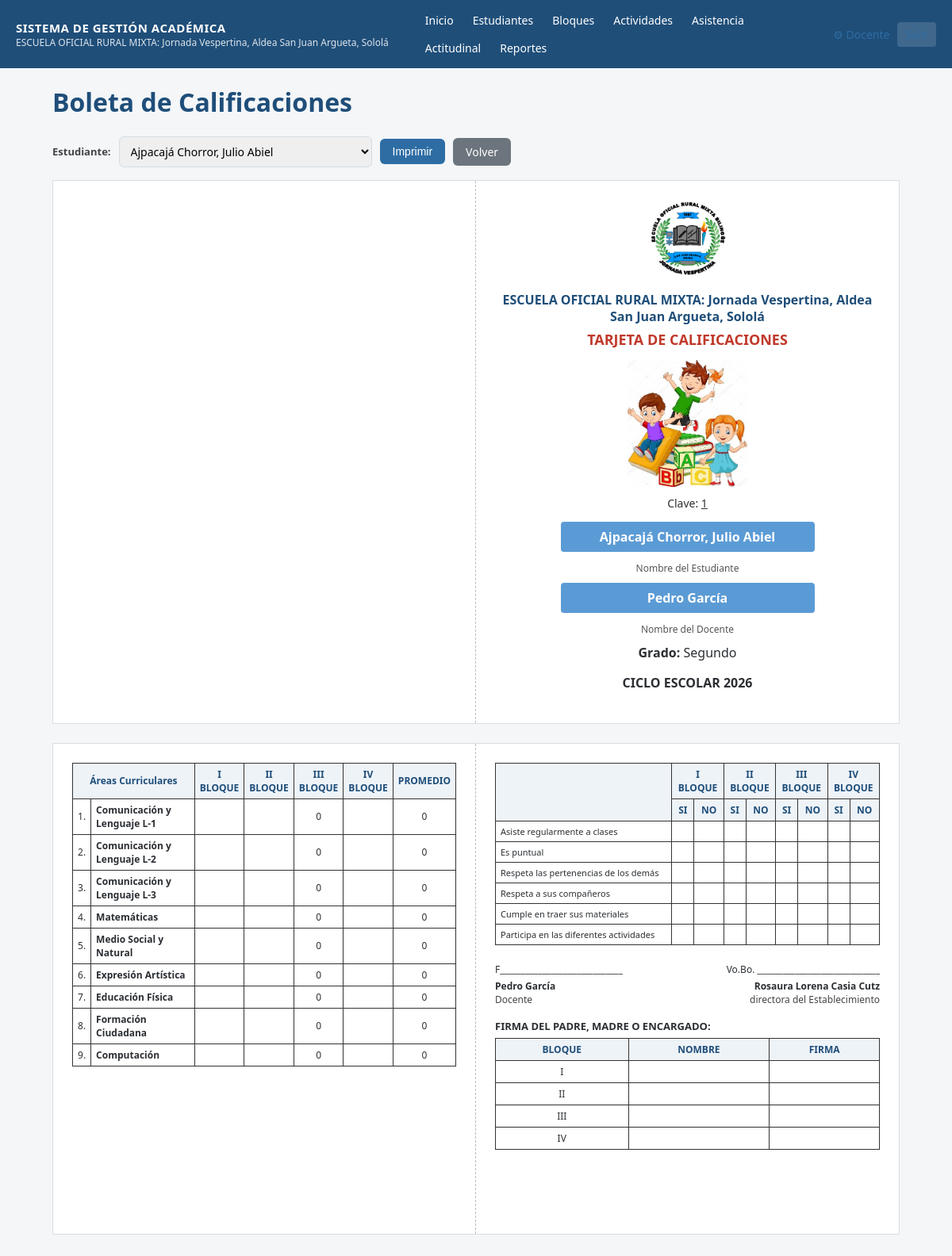
/reportes/final/1 (signed in), run on the app's committed database.
### tables this page shows
CREATE TABLE configuracion (
    clave TEXT PRIMARY KEY,
    valor TEXT
);

CREATE TABLE estudiantes (
    id INTEGER PRIMARY KEY AUTOINCREMENT,
    clave TEXT UNIQUE NOT NULL,
    nombres TEXT NOT NULL,
    apellidos TEXT NOT NULL,
    grado TEXT NOT NULL DEFAULT 'Segundo Grado',
    seccion TEXT NOT NULL DEFAULT 'A',
    estado TEXT NOT NULL DEFAULT 'activo'
);

CREATE TABLE areas (
    id INTEGER PRIMARY KEY AUTOINCREMENT,
    nombre TEXT NOT NULL,
    codigo TEXT UNIQUE NOT NULL,
    orden INTEGER NOT NULL DEFAULT 0,
    estado TEXT NOT NULL DEFAULT 'activo'
);

CREATE TABLE bloques (
    id INTEGER PRIMARY KEY AUTOINCREMENT,
    nombre TEXT NOT NULL,
    numero INTEGER NOT NULL UNIQUE,
    fecha_inicio TEXT,
    fecha_fin TEXT,
    estado TEXT NOT NULL DEFAULT 'activo'
);

CREATE TABLE criterios_actitudinales (
    id INTEGER PRIMARY KEY AUTOINCREMENT,
    nombre TEXT NOT NULL,
    orden INTEGER NOT NULL DEFAULT 0
);

### app.py (the view)
@app.route("/reportes/final/<int:estudiante_id>")
@login_required
def reporte_final(estudiante_id):
    estudiante = query("SELECT * FROM estudiantes WHERE id=?", (estudiante_id,), one=True)
    areas = query("SELECT * FROM areas ORDER BY orden")
    bloques = query("SELECT * FROM bloques ORDER BY numero")
    criterios = query("SELECT * FROM criterios_actitudinales ORDER BY orden")
    actividades = query("SELECT id, area_id, bloque_id FROM actividades")
    tabla = []
    for area in areas:
        fila = {"area": area, "bloques": {}, "valores": []}
        for bloque in bloques:
            acts = [a for a in actividades if a["area_id"] == area["id"] and a["bloque_id"] == bloque["id"]]
            if not acts:
                fila["bloques"][bloque["id"]] = None
                continue
            total = sum(subtotal_actividad(estudiante_id, a["id"]) for a in acts)
            fila["bloques"][bloque["id"]] = total
            fila["valores"].append(total)
        fila["promedio"] = round(sum(fila["valores"]) / len(fila["valores"]), 1) if fila["valores"] else None
        tabla.append(fila)
    actitud = query(
        """SELECT criterio_id, bloque_id, resultado FROM evaluaciones_actitudinales
           WHERE estudiante_id=?""", (estudiante_id,),
    )
    matriz_actitud = {}
    for r in actitud:
        matriz_actitud.setdefault(r["criterio_id"], {})[r["bloque_id"]] = r["resultado"]
    todos_estudiantes = query("SELECT * FROM estudiantes WHERE estado='activo' ORDER BY apellidos, nombres")
    return render_template(
        "reporte_final.html", estudiante=estudiante, areas=areas, bloques=bloques,
        tabla=tabla, criterios=criterios, matriz_actitud=matriz_actitud,
        todos_estudiantes=todos_estudiantes,
    )

### app.py (called while the page is built)
@app.template_filter("numfmt")
def numfmt(v):
    if v is None or v == "":
        return ""
    try:
        f = float(v)
    except (TypeError, ValueError):
        return v
    return str(int(f)) if f == int(f) else ("%g" % f)

def get_db():
    if "db" not in g:
        g.db = sqlite3.connect(DB_PATH)
        g.db.row_factory = sqlite3.Row
        g.db.execute("PRAGMA foreign_keys = ON")
    return g.db

def query(sql, args=(), one=False):
    cur = get_db().execute(sql, args)
    rows = cur.fetchall()
    return (rows[0] if rows else None) if one else rows

def login_required(view):
    @wraps(view)
    def wrapped(*args, **kwargs):
        if not session.get("usuario_id"):
            return redirect(url_for("login"))
        return view(*args, **kwargs)
    return wrapped

@app.context_processor
def inject_globals():
    cfg = {row["clave"]: row["valor"] for row in query("SELECT clave, valor FROM configuracion")}
    return dict(config=cfg, docente_nombre=session.get("nombre"))

def subtotal_actividad(estudiante_id, actividad_id):
    row = query(
        """SELECT COALESCE(SUM(c.calificacion),0) total FROM calificaciones c
           JOIN aspectos a ON a.id=c.aspecto_id WHERE a.actividad_id=? AND c.estudiante_id=?""",
        (actividad_id, estudiante_id), one=True,
    )
    return row["total"] if row else 0

### templates/reporte_final.html (shortened to what this page needs)
{% extends "base.html" %}
{% block content %}
<h1 class="no-print">Boleta de Calificaciones</h1>
<div class="no-print" style="display:flex; gap:10px; align-items:center; margin-bottom:16px; flex-wrap:wrap;">
    <label>Estudiante:</label>
    <select onchange="window.location='{{ url_for('reporte_final', estudiante_id=0) }}'.replace('0', this.value)">
        {% for e in todos_estudiantes %}
        <option value="{{ e.id }}" {{ 'selected' if e.id == estudiante.id else '' }}>{{ e.apellidos }}, {{ e.nombres }}</option>
        {% endfor %}
    </select>
    <button class="btn" type="button" onclick="window.print()">Imprimir</button>
    <a class="btn btn-secondary" href="{{ url_for('reportes_index') }}">Volver</a>
</div>
<div class="boleta-wrap">
<div class="boleta-hoja">
    <div class="boleta-mitad boleta-blank"></div>
    <div class="boleta-mitad boleta-portada">
        <img class="boleta-logo" src="{{ url_for('static', filename='img/LogEsc.png') }}"
             alt="Logo de la escuela" onerror="this.style.display='none'">
        <p class="boleta-escuela">{{ config.get('nombre_establecimiento','') }}</p>
        <p class="boleta-titulo">TARJETA DE CALIFICACIONES</p>
        <div class="boleta-portada-datos">
            <img class="boleta-ilustracion" src="{{ url_for('static', filename='img/Boys.jpg') }}"
                 alt="" onerror="this.style.display='none'">
            <p class="boleta-clave">Clave: <u>{{ estudiante.clave }}</u></p>
        </div>
        <div class="boleta-caja">{{ estudiante.apellidos }}, {{ estudiante.nombres }}</div>
        <p class="boleta-caption">Nombre del Estudiante</p>
        <div class="boleta-caja">{{ config.get('nombre_docente','') }}</div>
        <p class="boleta-caption">Nombre del Docente</p>
        <p class="boleta-grado"><strong>Grado:</strong> {{ estudiante.grado }}</p>
        <p class="boleta-ciclo">CICLO ESCOLAR {{ config.get('ciclo_escolar','') }}</p>
    </div>
</div>
<div class="boleta-hoja">
    <div class="boleta-mitad boleta-notas">
        <table class="boleta-tabla-notas">
            <tr>
                <th colspan="2">Áreas Curriculares</th>
                <th>I<br>BLOQUE</th>
                <th>II<br>BLOQUE</th>
                <th>III<br>BLOQUE</th>
                <th>IV<br>BLOQUE</th>
                <th>PROMEDIO</th>
            </tr>
            {% for fila in tabla %}
            <tr>
                <td class="boleta-num">{{ loop.index }}.</td>
                <td class="boleta-area-nombre">{{ fila.area.nombre }}</td>
                {% for b in bloques %}
                <td>{{ fila.bloques[b.id]|numfmt if fila.bloques[b.id] is not none else '' }}</td>
                {% endfor %}
                <td>{{ fila.promedio|numfmt if fila.promedio is not none else '' }}</td>
            </tr>
            {% endfor %}
        </table>
    </div>
    <div class="boleta-mitad boleta-actitud">
        <table class="boleta-tabla-actitud">
            <tr>
                <th rowspan="2"></th>
                <th colspan="2">I<br>BLOQUE</th>
                <th colspan="2">II<br>BLOQUE</th>
                <th colspan="2">III<br>BLOQUE</th>
                <th colspan="2">IV<br>BLOQUE</th>
            </tr>
            <tr>
                {% for b in bloques %}<th>SI</th><th>NO</th>{% endfor %}
            </tr>
            {% for c in criterios %}
            <tr>
                <td class="boleta-criterio">{{ c.nombre }}</td>
                {% for b in bloques %}
                    {% set resultado = matriz_actitud.get(c.id, {}).get(b.id) %}
                    <td>{{ 'X' if resultado == 'Si' else '' }}</td>
                    <td>{{ 'X' if resultado == 'No' else '' }}</td>
                {% endfor %}
            </tr>
            {% endfor %}
        </table>
        <div class="boleta-firmas">
            <div class="boleta-firmas-linea">
                <span>F_____________________________</span>
                <span>Vo.Bo. _____________________________</span>
            </div>
            <div class="boleta-firmas-nombres">
                <span>{{ config.get('nombre_docente','') }}</span>
                <span>{{ config.get('nombre_directora','') }}</span>
            </div>
            <div class="boleta-firmas-cargos">
                <span>Docente</span>
                <span>directora del Establecimiento</span>
            </div>
        </div>
        <p class="boleta-firma-padres-titulo"><strong>FIRMA DEL PADRE, MADRE O ENCARGADO:</strong></p>
        <table class="boleta-tabla-firmas">
            <tr><th>BLOQUE</th><th>NOMBRE</th><th>FIRMA</th></tr>
            {% for b in bloques %}
            <tr><td>{{ ['I','II','III','IV'][loop.index0] }}</td><td></td><td></td></tr>
            {% endfor %}
        </table>
    </div>
</div>
</div>
{% endblock %}

### templates/base.html (shortened to what this page needs)
<!DOCTYPE html>
<html lang="es">
<head>
<link rel="stylesheet" href="{{ url_for('static', filename='style.css') }}">
</head>
<body>
{% if session.get('usuario_id') %}
<header class="topbar no-print">
    <div class="brand">
        <span class="brand-title">SISTEMA DE GESTIÓN ACADÉMICA</span>
        <span class="brand-sub">{{ config.get('nombre_establecimiento','') }}</span>
    </div>
    <nav>
        <a href="{{ url_for('dashboard') }}">Inicio</a>
        <a href="{{ url_for('estudiantes_lista') }}">Estudiantes</a>
        <a href="{{ url_for('bloques') }}">Bloques</a>
        <a href="{{ url_for('actividades_lista') }}">Actividades</a>
        <a href="{{ url_for('asistencia') }}">Asistencia</a>
        <a href="{{ url_for('actitudinal') }}">Actitudinal</a>
        <a href="{{ url_for('reportes_index') }}">Reportes</a>
    </nav>
    <div class="user-box">
        <a href="{{ url_for('configuracion') }}" title="Mi cuenta y áreas/cursos">⚙ {{ docente_nombre }}</a>
        <a href="{{ url_for('logout') }}" class="logout">Salir</a>
    </div>
</header>
{% endif %}
<main class="container">
    {% block content %}{% endblock %}
</main>
</body>
</html>

### static/style.css (style rules this page uses)
:root { --azul: #1f4e79; --azul-claro: #2e6da4; --gris: #f4f6f8; --borde: #d7dde3; --verde: #2e7d32; --rojo: #c62828; --texto: #2b2f33; }
* { box-sizing: border-box; }
body { margin: 0; font-family: "Segoe UI", Arial, sans-serif; background: var(--gris); color: var(--texto); }
a { color: var(--azul-claro); text-decoration: none; }
.topbar { background: var(--azul); color: #fff; display: flex; align-items: center; flex-wrap: wrap; gap: 16px; padding: 10px 20px; }
.brand { display: flex; flex-direction: column; margin-right: 20px; }
.brand-title { font-weight: 700; font-size: 15px; letter-spacing: .5px; }
.brand-sub { font-size: 12px; opacity: .85; }
.topbar nav { display: flex; flex-wrap: wrap; gap: 4px; flex: 1; }
.topbar nav a { color: #fff; padding: 6px 10px; border-radius: 4px; font-size: 14px; }
.user-box { display: flex; align-items: center; gap: 10px; font-size: 14px; }
.logout { background: rgba(255,255,255,.15); padding: 6px 10px; border-radius: 4px; }
.container { max-width: 1100px; margin: 20px auto; padding: 0 16px 60px; }
h1, h2, h3 { color: var(--azul); }
table { border-collapse: collapse; width: 100%; background: #fff; font-size: 14px; }
table th, table td { border: 1px solid var(--borde); padding: 8px 10px; text-align: left; }
table th { background: #eef3f8; color: var(--azul); }
.btn { display: inline-block; background: var(--azul-claro); color: #fff; border: none; padding: 8px 16px; border-radius: 6px; cursor: pointer; font-size: 14px; }
.btn-secondary { background: #6c757d; }
label { font-size: 13px; font-weight: 600; color: #444; }
input, select, textarea { padding: 8px 10px; border: 1px solid var(--borde); border-radius: 6px; font-size: 14px; font-family: inherit; }
.boleta-wrap { max-width: 1100px; margin: 0 auto; }
.boleta-hoja { display: flex; border: 1px solid var(--borde); margin-bottom: 24px; min-height: 620px; background: #fff; }
.boleta-mitad { width: 50%; padding: 24px; box-sizing: border-box; }
.boleta-mitad:first-child { border-right: 1px dashed #bbb; }
.boleta-portada { text-align: center; }
.boleta-logo { max-width: 110px; max-height: 110px; object-fit: contain; margin-bottom: 8px; }
.boleta-escuela { color: #1f4e79; font-weight: 700; font-size: 16px; margin: 4px 0; line-height: 1.3; }
.boleta-titulo { color: #c0392b; font-weight: 700; font-size: 18px; margin: 6px 0 14px; }
.boleta-portada-datos { position: relative; margin-bottom: 14px; }
.boleta-ilustracion { max-width: 160px; max-height: 160px; object-fit: contain; }
.boleta-clave { font-size: 14px; margin-top: 6px; }
.boleta-caja { background: #5b9bd5; color: #fff; font-weight: 600; padding: 8px 12px; border-radius: 4px; margin: 10px auto 2px; max-width: 320px; }
.boleta-caption { font-size: 12px; color: #555; margin-bottom: 10px; }
.boleta-grado { margin-top: 10px; }
.boleta-ciclo { font-weight: 700; margin-top: 16px; }
.boleta-tabla-notas, .boleta-tabla-actitud, .boleta-tabla-firmas { width: 100%; border-collapse: collapse; font-size: 12px; }
.boleta-tabla-notas th, .boleta-tabla-notas td, .boleta-tabla-actitud th, .boleta-tabla-actitud td, .boleta-tabla-firmas th, .boleta-tabla-firmas td { border: 1px solid #333; padding: 5px 6px; text-align: center; }
.boleta-area-nombre { text-align: left !important; font-weight: 600; }
.boleta-num { width: 20px; }
.boleta-criterio { text-align: left !important; font-size: 11px; }
.boleta-firmas { margin: 22px 0 14px; font-size: 12px; }
.boleta-firmas-linea, .boleta-firmas-nombres, .boleta-firmas-cargos { display: flex; justify-content: space-between; gap: 10px; }
.boleta-firmas-nombres { font-weight: 700; margin-top: 4px; }
.boleta-firmas-cargos { color: #444; margin-bottom: 6px; }
.boleta-firma-padres-titulo { font-size: 13px; margin: 16px 0 6px; }

### data on the page
configuracion: get "ESCUELA OFICIAL RURAL MIXTA: Jornada Vespertina, Aldea San Juan Argueta, Sololá"
estudiantes: clave "1", apellidos "Ajpacajá Chorror", nombres "Julio Abiel", grado "Segundo"
configuracion: get "Pedro García"
configuracion: get "2026"
areas: area.nombre "Comunicación y Lenguaje L-1"
bloques: index0 "I"
bloques: index0 "II"
bloques: bloques "0", index0 "III"
bloques: index0 "IV"
areas: area.nombre "Comunicación y Lenguaje L-2"
areas: area.nombre "Comunicación y Lenguaje L-3"
areas: area.nombre "Matemáticas"
areas: area.nombre "Medio Social y Natural"
areas: area.nombre "Expresión Artística"
areas: area.nombre "Educación Física"
areas: area.nombre "Formación Ciudadana"
areas: area.nombre "Computación"
criterios_actitudinales: nombre "Asiste regularmente a clases"
criterios_actitudinales: nombre "Es puntual"
criterios_actitudinales: nombre "Respeta las pertenencias de los demás"
criterios_actitudinales: nombre "Respeta a sus compañeros"
criterios_actitudinales: nombre "Cumple en traer sus materiales"
criterios_actitudinales: nombre "Participa en las diferentes actividades"
configuracion: get "Rosaura Lorena Casia Cutz"

### other printed values
{{ docente_nombre }} "Docente"
{{ fila.promedio|numfmt if fila.promedio is not none else '' }} "0" "0" "0" "0" "0" "0" "0" "0" "0"
form field value "Ajpacajá Chorror, Julio Abiel"
